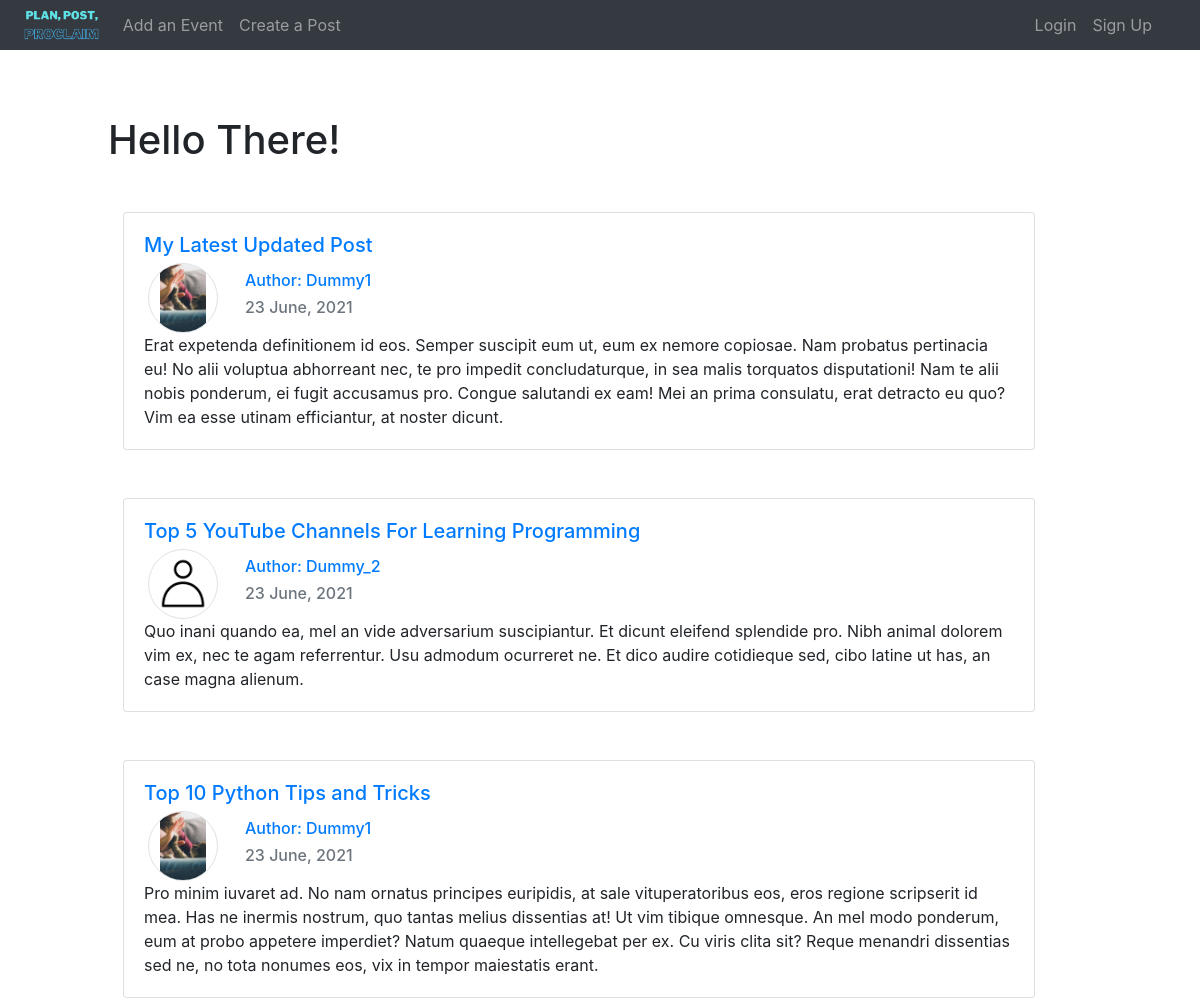
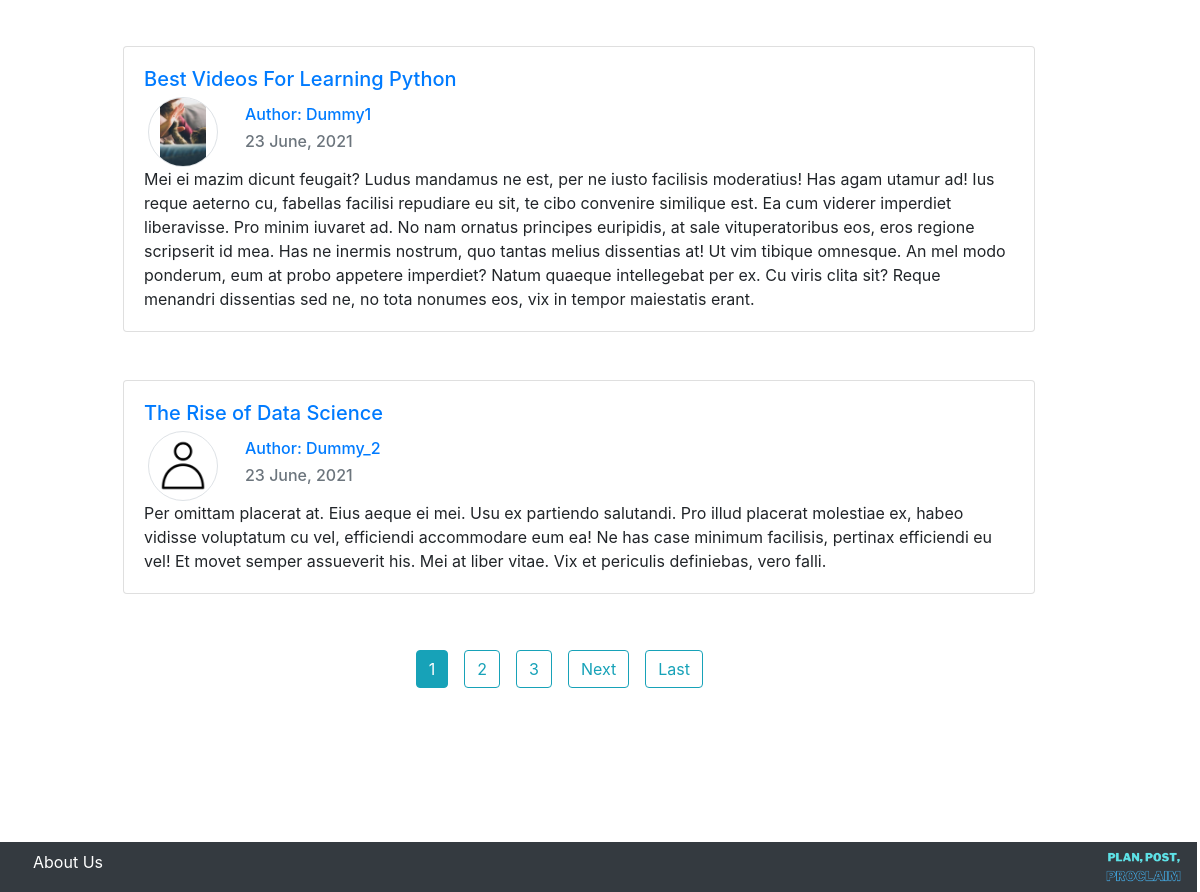
Screenshot of /blog/ with the database file from the repository (2 pictures, top to bottom).
### blog/models.py (models this page shows, shortened)
class Post(models.Model):
	title=models.CharField(max_length=100)
	subtitle=models.CharField(max_length=100)
	content=models.TextField()
	date_posted=models.DateTimeField(default=timezone.now)
	author=models.ForeignKey(settings.AUTH_USER_MODEL,on_delete=models.CASCADE)

### accounts/models.py (models this page shows, shortened)
class User(AbstractUser):
    username = models.CharField(
        _('username'),
        max_length=150,
        unique=True,
        error_messages={
            'unique': _("A user with that username already exists."),
        },
    )
    email = models.EmailField(
        _('email address'),
        unique=True,
        error_messages={
            'unique': _("A user with that Email already exists."),
        },
    )
    EMAIL_FIELD = 'email'
    USERNAME_FIELD = 'email'
    REQUIRED_FIELDS = ['username',]
    objects = UserManager()

class Profile(models.Model):
    user=models.OneToOneField(User,on_delete=models.CASCADE)
    image=models.ImageField(default='default.png',upload_to='profile_pictures')

### blog/views.py (the view)
# urls.py: path("",blog_views.PostListView.as_view(),name='index'),
class PostListView(ListView):
	model=Post
	template_name='index.html' #<app>/<model>_<viewtype>.html
	context_object_name='posts'
	ordering=['-date_posted']
	paginate_by=5

### templates/index.html (shortened to what this page needs)
{% extends "Base.html" %}
{% block content %}
	<h1 class="mb-5">Hello There!</h1>
	<div class="container">
		{% for p in posts %}
		<div class="card mb-5">
			<div class="card-body">
				<h5 class="card-title"><a href="{% url 'post-detail' p.id %}" class="card-link">{{p.title}}</a></h5>
				<div class="row justify-content-start ml-1">
					<img id="profile" class="rounded rounded-circle" height="70px" width="70px" src="{{ p.author.profile.image.url }}">
					<div class="col-8 ml-1">
						<h6 class="row card-subtitle m-2 text-muted align-self-start"><a href="{% url 'all-posts' p.author.username %}" class="card-link">Author: {{ p.author.username }}</a></h6>
						<h6 class="row card-subtitle m-2 text-muted align-self-end">{{p.date_posted | date:"d F, Y"}}</h6>
					</div>
				</div>
				<p class="card-text">{{p.content}}</p>
			</div>
		</div>
		{% endfor %}
		<div class="row justify-content-center mb-5">
			{% if is_paginated %}
				{% for num in page_obj.paginator.page_range %}
					{% if page_obj.number == num %}
						<a href="/?page={{ num }}" class="btn btn-info m-2">{{num}}</a>
					{% elif num > page_obj.number|add:'-3' and num < page_obj.number|add:'3' %}
						<a href="/?page={{ num }}" class="btn btn-outline-info m-2">{{num}}</a>
					{% endif %}
				{% endfor %}
				{% if page_obj.has_next %}
					<a href="/?page={{ page_obj.next_page_number }}" class="btn btn-outline-info m-2">Next</a>
					<a href="/?page={{ page_obj.paginator.num_pages }}" class="btn btn-outline-info m-2">Last</a>
				{% endif %}
			{% endif %}
		</div>
	</div>
{% endblock %}

### static/css/style.css (style rules this page uses)
.row { width: 99%; }
#profile { object-fit: contain; border: 1px solid #dee2e6; }

### rows the page displays
Post: title "My Latest Updated Post", author.profile.image (picture), author.username "Dummy1", date_posted "23 June, 2021", content "Erat expetenda definitionem id eos. Semper suscipit eum ut, eum ex nemore copiosae. Nam probatus pertinacia eu! No alii voluptua abhorreant nec, te pro impedit concludaturque, in sea malis torquatos disputationi! Nam te alii nobis ponderum, ei fugit accusamus pro. Congue salutandi ex eam! Mei an prima consulatu, erat detracto eu quo? Vim ea esse utinam efficiantur, at noster dicunt."
Post: title "Top 5 YouTube Channels For Learning Programming", author.profile.image (placeholder picture), author.username "Dummy_2", date_posted "23 June, 2021", content "Quo inani quando ea, mel an vide adversarium suscipiantur. Et dicunt eleifend splendide pro. Nibh animal dolorem vim ex, nec te agam referrentur. Usu admodum ocurreret ne. Et dico audire cotidieque sed, cibo latine ut has, an case magna alienum."
Post: title "Top 10 Python Tips and Tricks", author.profile.image (picture), author.username "Dummy1", date_posted "23 June, 2021", content "Pro minim iuvaret ad. No nam ornatus principes euripidis, at sale vituperatoribus eos, eros regione scripserit id mea. Has ne inermis nostrum, quo tantas melius dissentias at! Ut vim tibique omnesque. An mel modo ponderum, eum at probo appetere imperdiet? Natum quaeque intellegebat per ex. Cu viris clita sit? Reque menandri dissentias sed ne, no tota nonumes eos, vix in tempor maiestatis erant."
Post: title "Best Videos For Learning Python", author.profile.image (picture), author.username "Dummy1", date_posted "23 June, 2021", content "Mei ei mazim dicunt feugait? Ludus mandamus ne est, per ne iusto facilisis moderatius! Has agam utamur ad! Ius reque aeterno cu, fabellas facilisi repudiare eu sit, te cibo convenire similique est. Ea cum viderer imperdiet liberavisse. Pro minim iuvaret ad. No nam ornatus principes euripidis, at sale vituperatoribus eos, eros regione scripserit id mea. Has ne inermis nostrum, quo tantas melius dissentias at! Ut vim tibique omnesque. An mel modo ponderum, eum at probo appetere imperdiet? Natum quaeque intellegebat per ex. Cu viris clita sit? Reque menandri dissentias sed ne, no tota nonumes eos, vix in tempor maiestatis erant."
Post: title "The Rise of Data Science", author.profile.image (placeholder picture), author.username "Dummy_2", date_posted "23 June, 2021", content "Per omittam placerat at. Eius aeque ei mei. Usu ex partiendo salutandi. Pro illud placerat molestiae ex, habeo vidisse voluptatum cu vel, efficiendi accommodare eum ea! Ne has case minimum facilisis, pertinax efficiendi eu vel! Et movet semper assueverit his. Mei at liber vitae. Vix et periculis definiebas, vero falli."

### other values shown
{{ num }} "1"
{{ num }} "2" "3"
